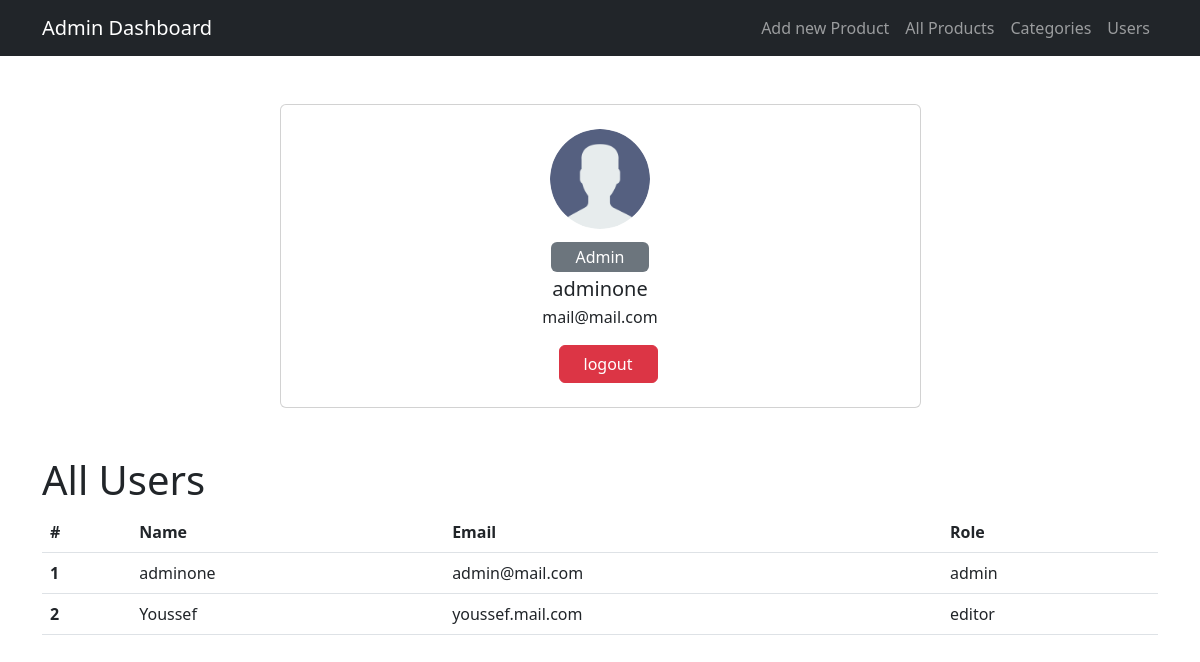
/admin/users.php (signed in), run on the app's committed database.
### tables this page shows
CREATE TABLE `adminusr` (
  `id` int(100) NOT NULL,
  `username` varchar(100) NOT NULL,
  `password` varchar(100) NOT NULL,
  `email` varchar(100) NOT NULL,
  `role` varchar(100) NOT NULL
);

### admin/config.php (called while the page is built, shortened)
<?php
class Database{
    private $dsn = "mysql:host=localhost;dbname=eCommerce" ;
    private $usr = 'root' ;
    private $pass = '' ;
    private $conn ;
    public function __construct(){
        try{
            $this->conn = new PDO($this->dsn , $this->usr , $this->pass );
            $this->conn->setAttribute(PDO::ATTR_ERRMODE, PDO::ERRMODE_EXCEPTION);
        }catch(PDOException $e){
            echo "Error Connecting Database" ." ". $e->getMessage() ;
        }
    }
    public function all_admin_users(){
        try{
        $sql = $this->conn->prepare("SELECT * FROM `adminusr`");
        $sql->execute() ;
        $result = $sql->fetchAll(PDO::FETCH_ASSOC) ;
        return $result;
        }catch(PDOException $e){
            echo "ERROR IN USERS PAGE " ." ".$e->getMessage();
        }
    }
}

### admin/users.php (the view, shortened to what this page needs)
<?php
include "header.php" ;
require_once "config.php" ;
?>
<div class="container mt-5">
    <div class="row d-flex justify-content-center">
        <div class="col-md-7">
            <div class="card p-3 py-4">
                <div class="text-center">
                    <img src="./user.png" width="100" class="rounded-circle">
                </div>
                <div class="text-center mt-3">
                    <span class="bg-secondary p-1 px-4 rounded text-white">Admin</span>
                    <h5 class="mt-2 mb-0"><?php echo $_SESSION['admin_user']?></h5>
                    <div class="px-4 mt-1">
                        <p class="fonts">mail@mail.com</p>
                    </div>
                    <div class="buttons">
                        <form action="<?php $_SERVER['PHP_SELF']?>" method="POST">
                            <button type='submit' name="logout" class="btn btn-danger px-4 ms-3">logout</button>
                        </form>
                    </div>
                </div>
            </div>
        </div>
    </div>
        <h1 class='mt-5'>All Users</h1>
    <table class="table">
  <thead class="thead-dark">
    <tr>
      <th scope="col">#</th>
      <th scope="col">Name</th>
      <th scope="col">Email</th>
      <th scope="col">Role</th>
    </tr>
  </thead>
  <tbody>
  <?php
    $all_Users = new Database();
    $data = $all_Users->all_admin_users();
    foreach ($data as $row):
  ?>
    <tr>
      <th ><?php echo $row['id']?></th>
      <td><?php echo $row['username']?></td>
      <td><?php echo $row['email']?></td>
      <td><?php echo $row['role']?></td>
    </tr>
    <?php endforeach; ?>
  </tbody>
</table>
</div>

### data on the page
adminusr: id "1", username "adminone", email "admin@mail.com", role "admin"
adminusr: id "2", username "Youssef", email "youssef.mail.com", role "editor"

### other printed values
$_SESSION['admin_user'] "adminone"
